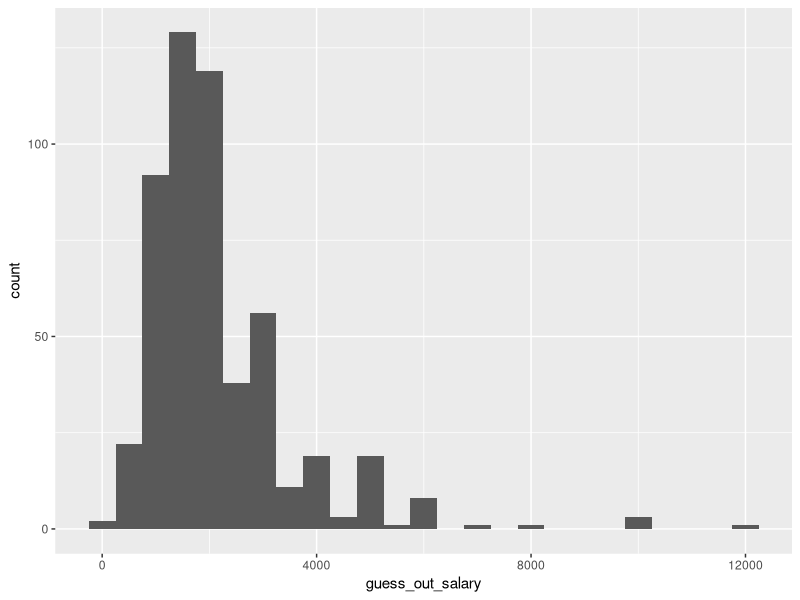

Source code (R): (Note: this script raises an error after producing the figure.)

# Setup -------------------------------------------------------------------

library(tidyverse)
library(readxl)

# setwd('')   # unnecessary to set working directory if you opened `HIP.Rproj`

# hip <- read_excel('data/weekdayend_all.xlsx')   # 295 obs. of 381 variables

hip <- read_excel('data/weekdayend_all2.xlsx')   # 525 obs. of 382 variables


# OA (morning) ------------------------------------------------------------

OA <- c('guess_out_salary',
        'guess_out_hour',
        'guess_out_day',
        'guess_out_extra',
        'guess_out_night',
        'guess_out_transp',
        'guess_out_lunch',
        'guess_out_attend')

OA_ms <- c('minimal_salary_a',
           'minimal_salary_b',
           'minimal_salary_c',
           'minimal_salary_d',
           'minimal_salary_e',
           'minimal_salary_f',
           'minimal_salary_g',
           'minimal_salary_h',
           'minimal_salary_i',
           'minimal_salary_j',
           'minimal_salary_k',
           'minimal_salary_l',
           'minimal_salary_m',
           'minimal_salary_n',
           'minimal_salary_o')

## Initial cleaning -------------------------------------------------------

### All but `minimal_salary_*` --------------------------------------------

hip_OA <- hip %>%
  select(all_of(OA)) %>%
  mutate(across(OA[1:5], as.integer)) %>%
  mutate(across(OA[6:8], as.factor)) %>%
  mutate(across(OA[6:8], ~recode(.,
                                 `0` = 'Likely',
                                 `1` = 'Somewhat likely',
                                 `2` = 'Somewhat unlikely',
                                 `3` = 'Very unlikely')))

### `minimal_salary_*` ----------------------------------------------------

hip_OA_ms <- hip %>%
  select(all_of(OA_ms))

# replace each `1` in `minimal_salary_*` with its corresponding value
# e.g. each `1` in `minimal_salary_a` becomes `600`
# and replace each `0` with `NA` of type double
for (i in 1:15) {
  hip_OA_ms <- hip_OA_ms %>%
    mutate(!!sym(OA_ms[i]) := recode(!!sym(OA_ms[i]),
                                     `0` = NA_real_,
                                     `1` = (i + 5) * 100))
}

# create new variable `minimal_salary`
# that is the minimum value across all `minimal_salary_*` columns
hip_OA_ms <- hip_OA_ms %>%
  rowwise() %>%
  mutate(minimal_salary = min(across(all_of(OA_ms)), na.rm = TRUE))

## Figures ----------------------------------------------------------------

ggplot(data = hip_OA) +
  geom_histogram(aes(x = guess_out_salary), binwidth = 500) +
  ggsave('figures/outside_options/OA1.png')

ggplot(data = hip_OA) +
  geom_histogram(aes(x = guess_out_hour), binwidth = 1) +
  ggsave('figures/outside_options/OA2.png')

ggplot(data = hip_OA) +
  geom_histogram(aes(x = guess_out_day), binwidth = 1) +
  ggsave('figures/outside_options/OA3.png')

ggplot(data = hip_OA) +
  geom_histogram(aes(x = guess_out_extra), binwidth = 1) +
  ggsave('figures/outside_options/OA4.png')

ggplot(data = hip_OA) +
  geom_histogram(aes(x = guess_out_night), binwidth = 1) +
  ggsave('figures/outside_options/OA4b.png')

ggplot(data = hip_OA) +
  geom_bar(aes(x = guess_out_transp)) +
  ggsave('figures/outside_options/OA5.png')

ggplot(data = hip_OA) +
  geom_bar(aes(x = guess_out_lunch)) +
  ggsave('figures/outside_options/OA6.png')

ggplot(data = hip_OA) +
  geom_bar(aes(x = guess_out_attend)) +
  ggsave('figures/outside_options/OA7.png')

ggplot(data = hip_OA_ms) +
  geom_histogram(aes(x = minimal_salary), binwidth = 100) +
  ggsave('figures/outside_options/OA8.png')


# OB (morning) ------------------------------------------------------------

OB <- c('guess_out_salary_1y',
        'guess_out_salary_1y_com',
        'guess_out_promote',
        'guess_out_salary_super',
        'guess_out_promote_com')

## Initial cleaning -------------------------------------------------------

hip_OB <- hip %>%
  select(all_of(OB)) %>%
  mutate(across(OB[c(1, 3, 4)], as.integer)) %>%
  mutate(across(OB[c(2, 5)], as.factor)) %>%
  mutate(across(OB[c(2, 5)], ~recode(.,
                                     `0` = 'No',
                                     `1` = 'Yes',
                                     `100` = 'Not sure')))

### Trim errors -----------------------------------------------------------

hip_OB <- hip_OB %>%
  mutate(guess_out_promote = replace(guess_out_promote,
                                     which(guess_out_promote > 100L),
                                     NA))

## Figures ----------------------------------------------------------------

ggplot(data = hip_OB) +
  geom_histogram(aes(x = guess_out_salary_1y), binwidth = 500) +
  ggsave('figures/outside_options/OB2.png')

ggplot(data = hip_OB) +
  geom_bar(aes(x = guess_out_salary_1y_com)) +
  ggsave('figures/outside_options/OB2c.png')

ggplot(data = hip_OB) +
  geom_histogram(aes(x = guess_out_promote), binwidth = 10) +
  ggsave('figures/outside_options/OB3.png')

ggplot(data = hip_OB) +
  geom_histogram(aes(x = guess_out_salary_super), binwidth = 500) +
  ggsave('figures/outside_options/OB4.png')

ggplot(data = hip_OB) +
  geom_bar(aes(x = guess_out_promote_com)) +
  ggsave('figures/outside_options/OB4c.png')


# OC (morning) ------------------------------------------------------------

OC <- c('jobaspect_first',
        'jobaspect_first_other',
        'jobaspect_second',
        'jobaspect_second_other',
        'jobaspect_third',
        'jobaspect_third_other')

## Initial cleaning -------------------------------------------------------

hip_OC <- hip %>%
  select(all_of(OC)) %>%
  mutate(across(OC[c(1, 3, 5)], as.factor)) %>%
  mutate(across(OC[c(1, 3, 5)],
                ~recode(.,
                        `10` = 'Salary as an entry-level worker in the first month',
                        `11` = 'Salary as an entry-level worker after 6 months',
                        `12` = 'Chance of promotion to a higher level after 6 months',
                        `13` = 'Salary in the higher level',
                        `2` = 'Provide good work benefit',
                        `3` = 'Reasonable work hours',
                        `4` = 'The task is interesting',
                        `5` = 'Skill development',
                        `6` = 'Good management' #, `100` = 'Others'
                ))) %>%
  # need to manually relevel to match questionnaire
  mutate(across(OC[c(1, 3, 5)],
                ~fct_relevel(.,
                             'Salary as an entry-level worker in the first month',
                             'Salary as an entry-level worker after 6 months',
                             'Chance of promotion to a higher level after 6 months',
                             'Salary in the higher level',
                             'Provide good work benefit',
                             'Reasonable work hours',
                             'The task is interesting',
                             'Skill development',
                             'Good management' #, 'Others'
                ))) %>%
  mutate(across(OC[c(2, 4, 6)], as.character))

## Figures ----------------------------------------------------------------

ggplot(data = hip_OC) +
  geom_bar(aes(x = jobaspect_first)) +
  scale_x_discrete(guide = guide_axis(n.dodge = 3)) +
  ggsave('figures/outside_options/OC1i.png')

ggplot(data = hip_OC) +
  geom_bar(aes(x = jobaspect_second)) +
  scale_x_discrete(guide = guide_axis(n.dodge = 3)) +
  ggsave('figures/outside_options/OC1ii.png')

ggplot(data = hip_OC) +
  geom_bar(aes(x = jobaspect_third)) +
  scale_x_discrete(guide = guide_axis(n.dodge = 3)) +
  ggsave('figures/outside_options/OC1iii.png')

# no figures for `jobaspect_*_other` variables since other responses never provided


